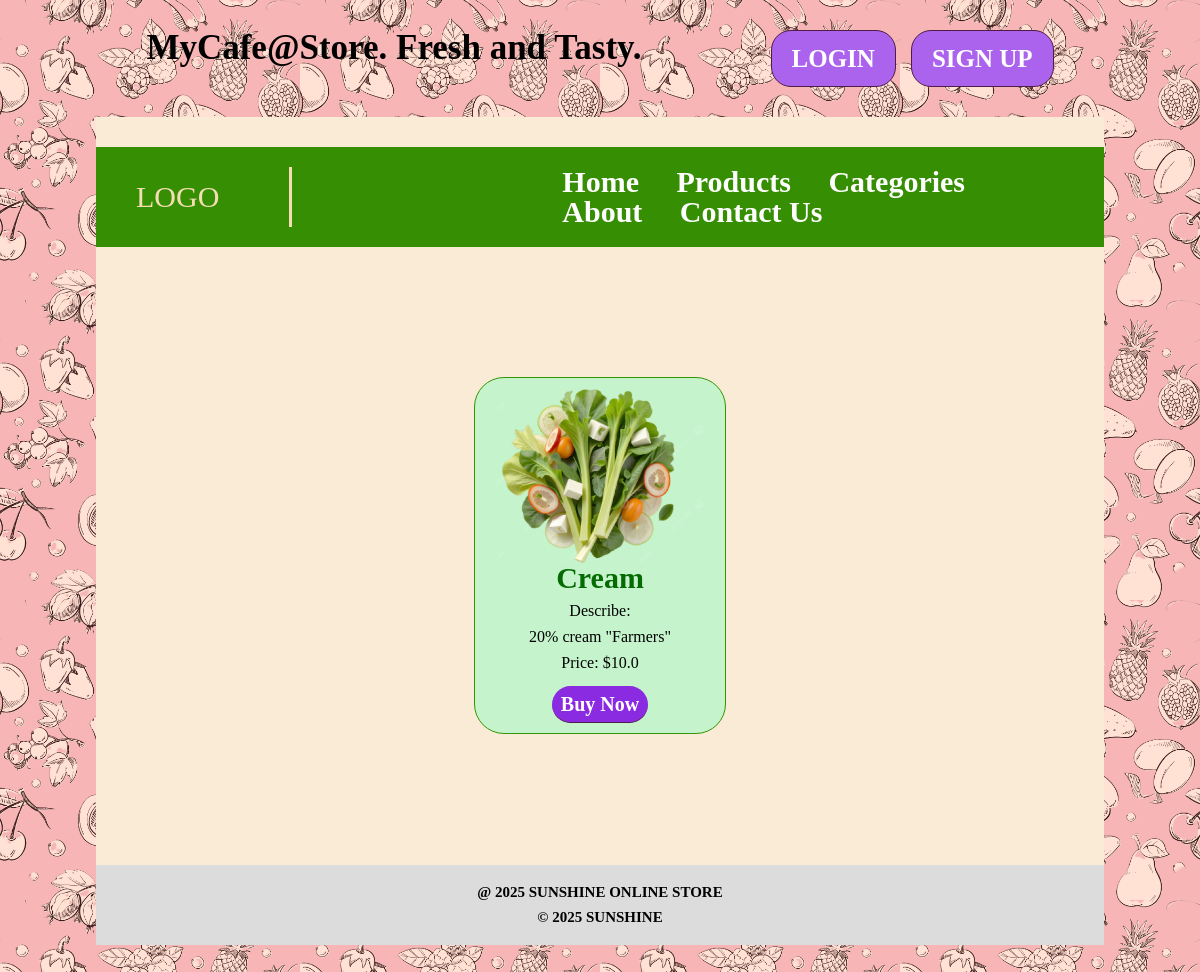
Screenshot of /api/product/1/ (signed in) with the database file from the repository.
### backend/models.py (models this page shows, shortened)
class Product(models.Model):
    name = models.CharField(max_length=250, null=False)
    price = models.FloatField()
    description = models.TextField()
    category = models.ForeignKey(Category, on_delete=models.CASCADE,null=True, related_name='products')

### backend/views.py (the view)
# urls.py: path('product/<int:pk>/', product_template, name='product'),
def product_template(request, pk):
    product = Product.objects.get(id=pk)
    return render(request, template_name='product.html', context={'product': product})

### backend/templatetags/custom_tags.py (called while the page is built)
@register.filter(name='currency')
def currency(value):
    return f"${value}"

### backend/templates/product.html (shortened to what this page needs)
{% extends 'base.html' %}
{% load static %}
{% load custom_tags %}
{% block content %}
    {% block css %}
        <link type="text/css" href="{% static 'style/all.css' %}" rel="stylesheet">
    {% endblock %}
        <div class="card">
            <div class="card_item">
                <div class="card_body S">
                    <img width="200px" src="{% static 'img/salat.png' %}" alt="sal">
                    <h1>{{ product.name|title }}</h1>
                    <h2>Describe:</h2>
                    <p>{{ product.description }}</p>
                    <p>Price: {{ product.price|currency }}</p>
                    <div class="menu_link card_link_pro">
                        <a href="{% url 'add_basket' %}">Buy Now</a>
                    </div>
                </div>
            </div>
        </div>
{% endblock %}

### backend/static/style/comps/base.css (style rules this page uses)
body { background-image: url("../../img/grocery2.jpg"); background-size: 25%; padding: 0 8%; }
a:link, a:visited { text-decoration: none; transition: 0.3s; }
a:link, a:visited { color: white; }

### backend/static/style/comps/home.css (style rules this page uses)
.menu_link { background-color: rgb(171, 99, 238); padding-top: 10px; border-bottom: 1px solid rgb(78, 29, 71); border-radius: 20px; font-size: 20px; font-weight:bolder; color: white; padding: 2%; width: fit-content; transition: 0.3s; }

### backend/static/style/comps/products_list.css (style rules this page uses)
.card { margin: 50px; }
.card_item { display: flex; flex-wrap: wrap; justify-content: space-around; margin-top: 100px; padding:30px; }
.card_body h1 { font-size: 30px; font-weight: bold; text-align: center; color: rgb(6, 107, 2); }
.card_body { width: calc(33.33% - 30px); display: flex; flex-direction: column; align-items: center; justify-content:center; padding: 10px 20px; text-align: center; border: 1px solid rgb(49, 149, 3); border-radius: 30px; background-color: rgb(197, 244, 204); margin-bottom: 20px; }
.card_body>img { width: 100%; height: 100%; }
.card_item h1, h2, h3 { margin-bottom: 10px; }
.card_link_pro { display: flex; background-color: blueviolet; padding: 4%; border-radius: 25px; margin-top: 15px; }
.card_link_pro a { display: flex; flex-direction: row; text-align: center; align-items: center; font-size: 20px; }

### rows the page displays
Product: name "Cream", description "20% cream \"Farmers\"", price "$10.0"
